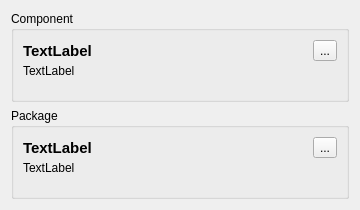
<?xml version="1.0" encoding="UTF-8"?>
<ui version="4.0">
 <class>librepcb::editor::NewElementWizardPage_DeviceProperties</class>
 <widget class="QWizardPage" name="librepcb::editor::NewElementWizardPage_DeviceProperties">
  <property name="geometry">
   <rect>
    <x>0</x>
    <y>0</y>
    <width>360</width>
    <height>210</height>
   </rect>
  </property>
  <property name="windowTitle">
   <string>Device Properties</string>
  </property>
  <property name="title">
   <string>Device Properties</string>
  </property>
  <property name="subTitle">
   <string>Set the component and the package of the new device.</string>
  </property>
  <layout class="QVBoxLayout" name="verticalLayout">
   <item>
    <widget class="QGroupBox" name="groupBox">
     <property name="title">
      <string>Component</string>
     </property>
     <layout class="QVBoxLayout" name="verticalLayout_2">
      <property name="spacing">
       <number>3</number>
      </property>
      <item>
       <layout class="QHBoxLayout" name="horizontalLayout" stretch="1,0">
        <property name="spacing">
         <number>0</number>
        </property>
        <item>
         <widget class="QLabel" name="lblComponentName">
          <property name="font">
           <font>
            <pointsize>11</pointsize>
            <weight>75</weight>
            <bold>true</bold>
           </font>
          </property>
          <property name="text">
           <string notr="true">TextLabel</string>
          </property>
         </widget>
        </item>
        <item>
         <widget class="QToolButton" name="btnChooseComponent">
          <property name="sizePolicy">
           <sizepolicy hsizetype="Preferred" vsizetype="Preferred">
            <horstretch>0</horstretch>
            <verstretch>0</verstretch>
           </sizepolicy>
          </property>
          <property name="text">
           <string>...</string>
          </property>
         </widget>
        </item>
       </layout>
      </item>
      <item>
       <widget class="QLabel" name="lblComponentDescription">
        <property name="text">
         <string notr="true">TextLabel</string>
        </property>
        <property name="wordWrap">
         <bool>true</bool>
        </property>
       </widget>
      </item>
      <item>
       <spacer name="verticalSpacer">
        <property name="orientation">
         <enum>Qt::Vertical</enum>
        </property>
        <property name="sizeHint" stdset="0">
         <size>
          <width>20</width>
          <height>40</height>
         </size>
        </property>
       </spacer>
      </item>
     </layout>
    </widget>
   </item>
   <item>
    <widget class="QGroupBox" name="groupBox_2">
     <property name="title">
      <string>Package</string>
     </property>
     <layout class="QVBoxLayout" name="verticalLayout_3">
      <property name="spacing">
       <number>3</number>
      </property>
      <item>
       <layout class="QHBoxLayout" name="horizontalLayout_2" stretch="1,0">
        <property name="spacing">
         <number>0</number>
        </property>
        <item>
         <widget class="QLabel" name="lblPackageName">
          <property name="font">
           <font>
            <pointsize>11</pointsize>
            <weight>75</weight>
            <bold>true</bold>
           </font>
          </property>
          <property name="text">
           <string notr="true">TextLabel</string>
          </property>
         </widget>
        </item>
        <item>
         <widget class="QToolButton" name="btnChoosePackage">
          <property name="sizePolicy">
           <sizepolicy hsizetype="Preferred" vsizetype="Preferred">
            <horstretch>0</horstretch>
            <verstretch>0</verstretch>
           </sizepolicy>
          </property>
          <property name="text">
           <string>...</string>
          </property>
         </widget>
        </item>
       </layout>
      </item>
      <item>
       <widget class="QLabel" name="lblPackageDescription">
        <property name="text">
         <string notr="true">TextLabel</string>
        </property>
        <property name="wordWrap">
         <bool>true</bool>
        </property>
       </widget>
      </item>
      <item>
       <spacer name="verticalSpacer_2">
        <property name="orientation">
         <enum>Qt::Vertical</enum>
        </property>
        <property name="sizeHint" stdset="0">
         <size>
          <width>20</width>
          <height>40</height>
         </size>
        </property>
       </spacer>
      </item>
     </layout>
    </widget>
   </item>
  </layout>
 </widget>
 <resources/>
 <connections/>
</ui>
